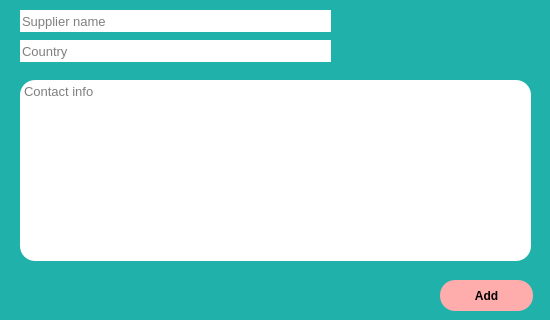
<?xml version="1.0" encoding="UTF-8"?>
<ui version="4.0">
 <class>SupplierAddingWindow</class>
 <widget class="QDialog" name="SupplierAddingWindow">
  <property name="enabled">
   <bool>true</bool>
  </property>
  <property name="geometry">
   <rect>
    <x>0</x>
    <y>0</y>
    <width>550</width>
    <height>320</height>
   </rect>
  </property>
  <property name="minimumSize">
   <size>
    <width>550</width>
    <height>320</height>
   </size>
  </property>
  <property name="maximumSize">
   <size>
    <width>550</width>
    <height>320</height>
   </size>
  </property>
  <property name="windowTitle">
   <string>Supplier Adding</string>
  </property>
  <property name="windowIcon">
   <iconset>
    <normaloff>../media/logo.png</normaloff>../media/logo.png</iconset>
  </property>
  <property name="styleSheet">
   <string notr="true">background-color: rgb(32, 178, 170);</string>
  </property>
  <widget class="QPushButton" name="add_supplier_btn">
   <property name="geometry">
    <rect>
     <x>440</x>
     <y>280</y>
     <width>93</width>
     <height>31</height>
    </rect>
   </property>
   <property name="font">
    <font>
     <weight>75</weight>
     <bold>true</bold>
    </font>
   </property>
   <property name="styleSheet">
    <string notr="true">QPushButton {
	background-color: rgb(255, 172, 172);
	color: rgb(0, 0, 0);
	border-radius: 15px;
}

QPushButton:pressed {
	background-color: rgb(105, 205, 255);
}</string>
   </property>
   <property name="text">
    <string>Add</string>
   </property>
  </widget>
  <widget class="QLineEdit" name="supplier_name_fld">
   <property name="geometry">
    <rect>
     <x>20</x>
     <y>10</y>
     <width>311</width>
     <height>22</height>
    </rect>
   </property>
   <property name="font">
    <font>
     <pointsize>10</pointsize>
    </font>
   </property>
   <property name="styleSheet">
    <string notr="true">background-color: rgb(255, 255, 255);
color: rgb(0, 0, 0);
border-radius: 15px;</string>
   </property>
   <property name="maxLength">
    <number>200</number>
   </property>
   <property name="placeholderText">
    <string>Supplier name</string>
   </property>
  </widget>
  <widget class="QPlainTextEdit" name="contact_info_fld">
   <property name="geometry">
    <rect>
     <x>20</x>
     <y>80</y>
     <width>511</width>
     <height>181</height>
    </rect>
   </property>
   <property name="font">
    <font>
     <pointsize>10</pointsize>
    </font>
   </property>
   <property name="styleSheet">
    <string notr="true">background-color: rgb(255, 255, 255);
color: rgb(0, 0, 0);
border-radius: 15px;</string>
   </property>
   <property name="maximumBlockCount">
    <number>0</number>
   </property>
   <property name="backgroundVisible">
    <bool>false</bool>
   </property>
   <property name="placeholderText">
    <string>Contact info</string>
   </property>
  </widget>
  <widget class="QLineEdit" name="country_fld">
   <property name="geometry">
    <rect>
     <x>20</x>
     <y>40</y>
     <width>311</width>
     <height>22</height>
    </rect>
   </property>
   <property name="font">
    <font>
     <pointsize>10</pointsize>
    </font>
   </property>
   <property name="styleSheet">
    <string notr="true">background-color: rgb(255, 255, 255);
color: rgb(0, 0, 0);
border-radius: 15px;</string>
   </property>
   <property name="maxLength">
    <number>200</number>
   </property>
   <property name="placeholderText">
    <string>Country</string>
   </property>
  </widget>
 </widget>
 <resources/>
 <connections/>
</ui>
